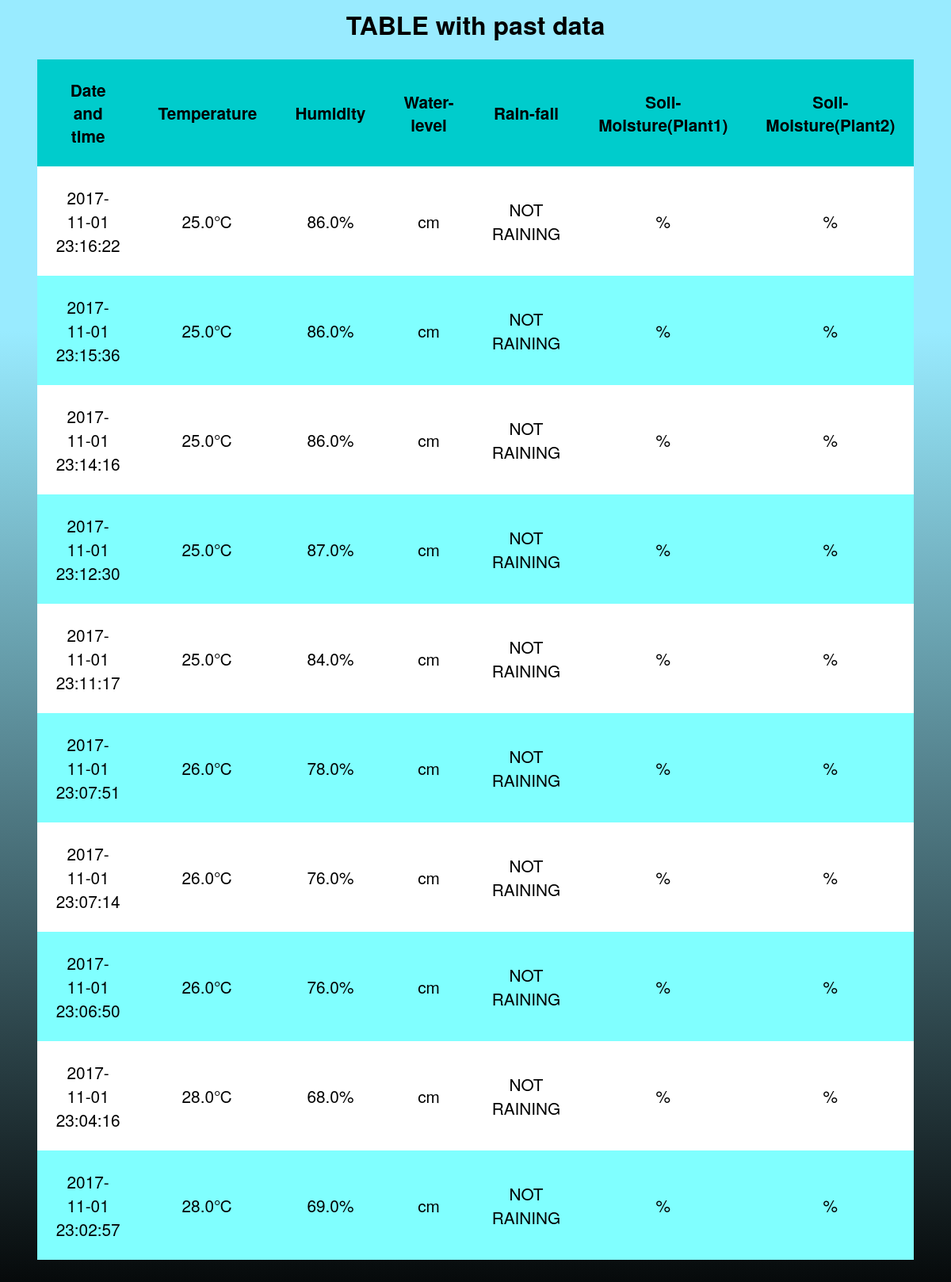
The app's page /sensors/display/table/ with its own data.
### sensors/models.py (models this page shows)
class Sensors(models.Model):
	temperature = models.FloatField(default=0)
	humidity = models.FloatField(default=0)
	plant1_soilmoisture=models.FloatField(default=0)
	plant1_actuatorstate=models.CharField(max_length=50)
	plant2_soilmoisture=models.FloatField(default=0)
	plant2_actuatorstate=models.CharField(max_length=50)
	waterlevel=models.FloatField(default=0)
	rainfall=models.CharField(max_length=50)
	dateAndTime=models.CharField(max_length=255)

### sensors/views.py (the view)
def table(request):
	all_sensors = Sensors.objects.all()[Sensors.objects.count()-10:Sensors.objects.count()][::-1]
	return render(request ,'sensors/table.html',{'all_sensors':all_sensors,'user':request.user})

### sensors/templates/sensors/table.html (shortened to what this page needs)
<html>
<head>
</head>
<body>
  <h1>TABLE with past data</h1>
<table id="racetimes">
<tr id="firstrow"><th>Date and time</th><th>Temperature</th><th>Humidity</th><th>Water-level</th><th>Rain-fall</th><th>Soil-Moisture(Plant1)</th><th>Soil-Moisture(Plant2)</th></tr>
{% for i in all_sensors %}
<tr><td>{{i.dateAndTime}}</td><td>{{i.temperature}}&#8451;</td><td>{{i.humidity}}%</td><td>{{i.wl}}cm</td><td>{{i.rainfall}}</td><td>{{i.ps1}}%</td><td>{{i.ps2}}%</td></tr>
{% endfor %}
</table>
</body>
</html>

### sensors/templates/sensors/table.html (style rules this page uses)
* { font-family: Helvetica Neue, Arial, sans-serif; }
body { background-image: linear-gradient(#99ebff 25%, #000); }
h1, table { text-align: center; }
table { border-collapse: collapse; width: 70%; margin: 0 auto 5rem; }
th, td { padding: 1.5rem; font-size: 1.3rem; }
tr { background: #80ffff; }
tr, td { transition: .4s ease-in; }
tr:first-child { background: #00cccc; }
tr:nth-child(even) { background: white; }

### records on screen
Sensors: dateAndTime "2017-11-01 23:16:22", temperature "25.0", humidity "86.0", rainfall "NOT RAINING"
Sensors: dateAndTime "2017-11-01 23:15:36", temperature "25.0", humidity "86.0", rainfall "NOT RAINING"
Sensors: dateAndTime "2017-11-01 23:14:16", temperature "25.0", humidity "86.0", rainfall "NOT RAINING"
Sensors: dateAndTime "2017-11-01 23:12:30", temperature "25.0", humidity "87.0", rainfall "NOT RAINING"
Sensors: dateAndTime "2017-11-01 23:11:17", temperature "25.0", humidity "84.0", rainfall "NOT RAINING"
Sensors: dateAndTime "2017-11-01 23:07:51", temperature "26.0", humidity "78.0", rainfall "NOT RAINING"
Sensors: dateAndTime "2017-11-01 23:07:14", temperature "26.0", humidity "76.0", rainfall "NOT RAINING"
Sensors: dateAndTime "2017-11-01 23:06:50", temperature "26.0", humidity "76.0", rainfall "NOT RAINING"
Sensors: dateAndTime "2017-11-01 23:04:16", temperature "28.0", humidity "68.0", rainfall "NOT RAINING"
Sensors: dateAndTime "2017-11-01 23:02:57", temperature "28.0", humidity "69.0", rainfall "NOT RAINING"
